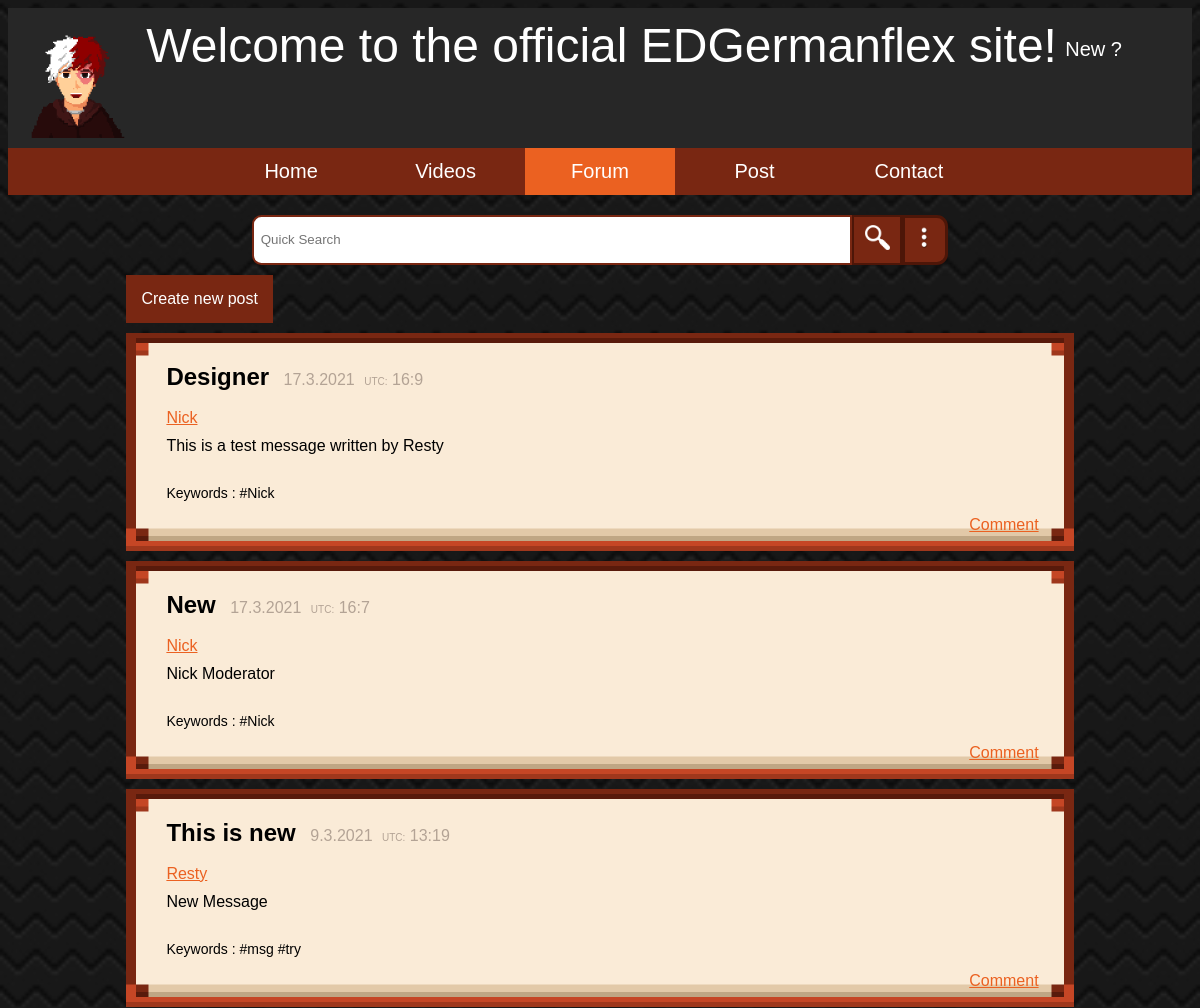
Page /team/nick/forum/ (upper part) on the earlier database version.
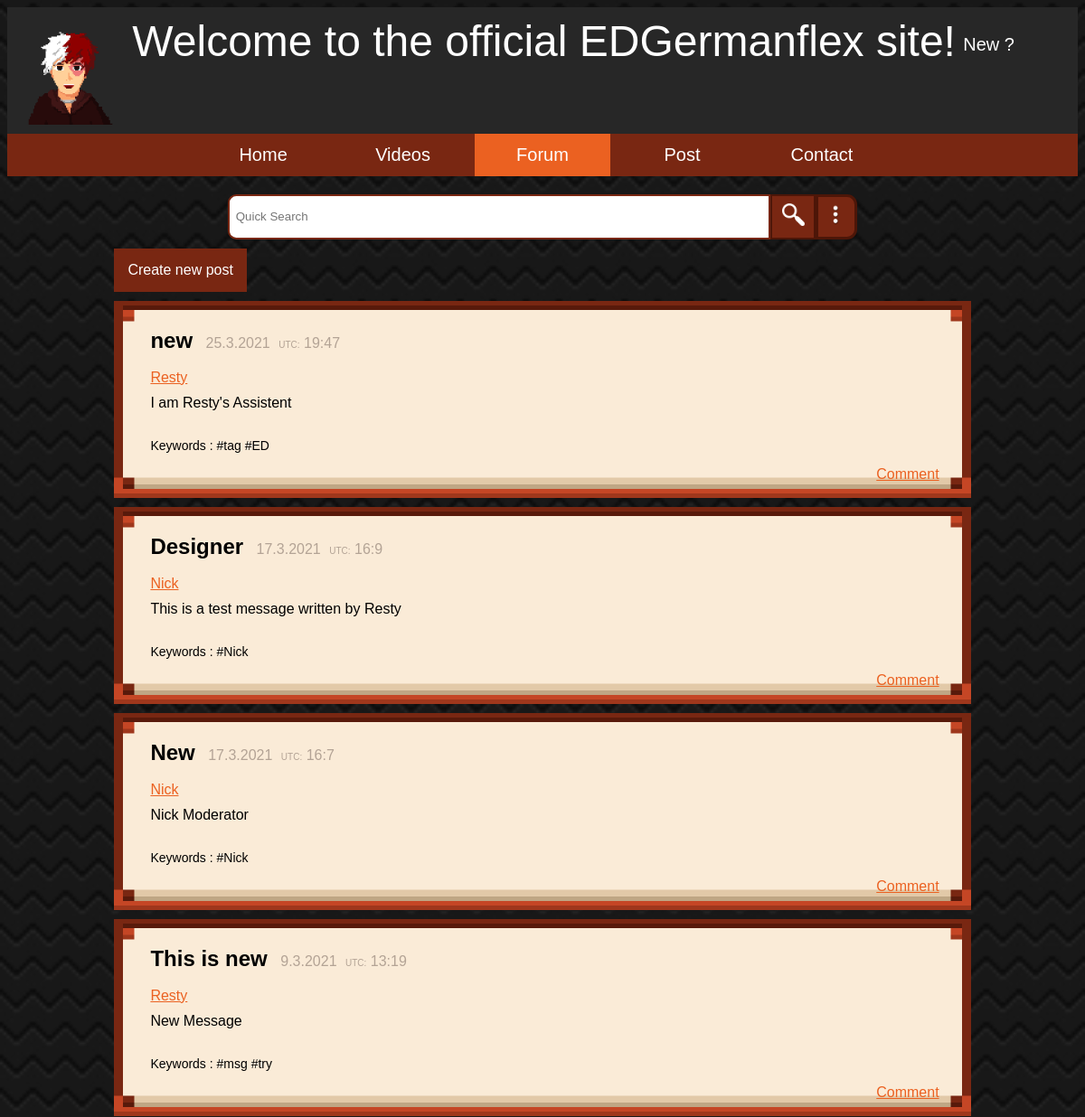
Same page on the later database version.
### team/models.py (models this page shows, shortened)
class forum(models.Model):
    user = models.CharField(max_length=255, default=' ')
    title = models.CharField(max_length=100, unique=False, blank=False, default='')
    message = models.CharField(max_length=255)
    tags = models.CharField(max_length=255)
    created_at = models.DateTimeField(auto_now_add=True)
    like = models.ManyToManyField(User, related_name='like', blank=True)
    dislike = models.ManyToManyField(User, related_name='dislike', blank=True)

### team/views.py (the view)
# urls.py: path('team/nick/forum/', views.forum_view, name='forums'),
def forum_view(request):
    data = forum.objects.all().order_by('-created_at')
    form = addforum()
    likeobj = forum.objects.annotate(like_count=Count('like')).order_by('-like_count')[:3]
    if request.method == 'POST':
        form = addforum(request.POST)
        if form.is_valid():
            instance = form.save(commit=False)
            instance.user = request.user.username
            instance.save()
    return render(request, 'nick/forum.html', {'message': data, 'form': form, 'likeobj': likeobj})

### team/forms.py
class addforum(forms.ModelForm):
    class Meta:
        model = forum
        fields = ['title', 'message', 'tags']
        widgets = {
            'title': forms.TextInput(attrs={'id': 'createTopic'}),
            'message': forms.Textarea(attrs={'id': 'createDesc'}),
            'tags': forms.TextInput(attrs={'id': 'keywords'})
        }

### team/templatetags/hashtag.py (called while the page is built)
@register.simple_tag()
def check(tags):
    try:
        tag = tags.split(' ')
        new_tag = ' '
        for singletag in tag:
            if singletag.startswith('#'):
                new_tag = f'{new_tag} {singletag}'
            else:
                new_tag = f'{new_tag} #{singletag}'
        return new_tag
    except:
        if tags.startswith('#'):
            return (tags)
        else:
            x = f'#{tags}'
            return x

### templates/nick/forum.html (shortened to what this page needs)
{% load static %}
{% load hashtag %}
<!DOCTYPE html>
<html>
    <head>
        <link rel="stylesheet" href={% static 'css/nick/holy-cascade.css' %}>
    </head>
    <body>
    <div id="topBanner">
        <div>
            <label>Welcome to the official EDGermanflex site!</label>
            <img src={% static 'img/nick/logo.png' %} style="width: 120px; height: 120px; float: left; padding-left: 10px;">
            {% if request.user.is_authenticated %}
                <div id="dropdown"  style="float: right; margin-right: 70px; margin-top: 20px">
                    <label onclick="ddMenu()">{{ request.user.username }}</label>
                    <div  id="dropdown-content">
                        <a href='/team/nick/forum/profile?user={{ request.user.username }}' style="float: left;">Profile</a>
                        <a href="/team/nick/logout" style="float: left;">Logout</a>
                    </div>
                </div>
            {% else %}
                <div id="dropdown"  style="float: right; margin-right: 70px; margin-top: 20px">
                    <label onclick="ddMenu()">New ?</label>
                </div>
            {% endif %}
        </div>
    </div>
    <div id="scroll">
        <button class="buttonTop" onClick="window.location='/team/nick/';">Home</button>
        <button class="buttonTop" onClick="window.location='/team/nick/videos';">Videos</button>
        <button class="buttonTop" style="background-color:  rgb(235, 97, 33);" onClick="window.location='/team/nick/forum';">Forum</button>
        <button class="buttonTop" onClick="window.location='/team/nick/posts';">Post</button>
        <button class="buttonTop" onClick="window.location='/team/nick/contact';">Contact</button>
    </div>
    <form action="/team/nick/forum/search" method="get">
        <div id="search">
            <input list="mostlike" type="search" name="searching" id="searchBar" placeholder="Quick Search">
            <button id="searchButton"><img src={% static 'img/nick/search.png' %} style="width: 25px; height: 25px;"> </button>
            <div id='filter' onclick='filterSearch()'><img src={% static 'img/nick/3dots.png' %} style="width: 40px; height: 40px;"></div>
        </div>
    </form>
            <button onclick="location.href='/team/nick/forum/create';" id='buttonNewPost'>Create new post</button>
            {% for data in message %}
                <div class="post">
                <label style="font-size: 24px; padding: 10px; color: rgb(0,0,0);"><b>{{ data.title }}</b></label>
                <label id='date' style="color: rgb(179, 163, 149);">{{ data.created_at.day }}.{{ data.created_at.month }}.{{ data.created_at.year }}</label>
                <label style="font-size: 10px;color: rgb(179, 163, 149); padding-left: 5px;">UTC:</label>
                <label id='time' style="color: rgb(179, 163, 149);">{{ data.created_at.hour}}:{{ data.created_at.minute }}</label><br><br>
                <a id="notwhite" href='/team/nick/forum/profile?user={{ data.user }}' style="float: none; padding: 10px;">{{ data.user }}</a>
                <span>{{ data.message }}</span>
                <span id="tags">Keywords :  {% check data.tags %}</span>
                <div style="padding-right: 20px; padding: 5px;"><a id="notwhite" href="/team/nick/forum/message/?user={{ data.user }}&title={{ data.title }}">Comment</a></div>
                </div>
            {% endfor %}
    </body>
</html>

Differences in the rows shown:
added forum: title "new", created_at.day "25", created_at.month "3", created_at.year "2021", created_at.hour "19", created_at.minute "47", user "Resty", message "I am Resty's Assistent", tags "#tag #ED"
